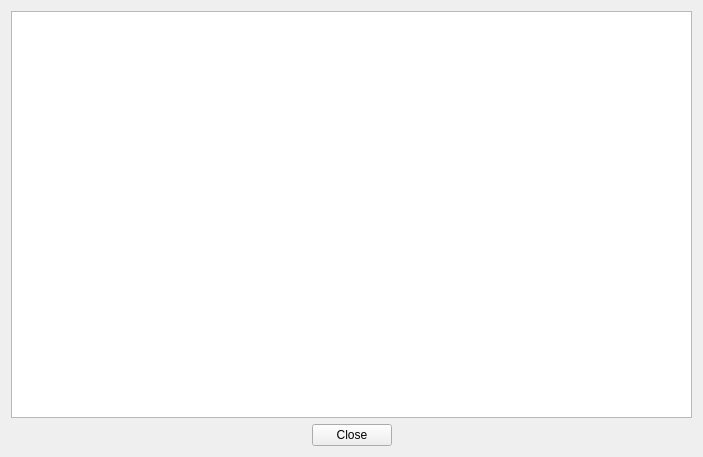
<?xml version="1.0" encoding="UTF-8"?>
<ui version="4.0">
 <class>SystemWidget</class>
 <widget class="QWidget" name="SystemWidget">
  <property name="geometry">
   <rect>
    <x>0</x>
    <y>0</y>
    <width>703</width>
    <height>457</height>
   </rect>
  </property>
  <property name="windowTitle">
   <string>SystemWidget</string>
  </property>
  <layout class="QVBoxLayout" name="verticalLayout">
   <item>
    <widget class="QListWidget" name="listWidget"/>
   </item>
   <item>
    <layout class="QHBoxLayout" name="horizontalLayout" stretch="0,0,0">
     <item>
      <spacer name="horizontalSpacer">
       <property name="orientation">
        <enum>Qt::Horizontal</enum>
       </property>
       <property name="sizeHint" stdset="0">
        <size>
         <width>40</width>
         <height>20</height>
        </size>
       </property>
      </spacer>
     </item>
     <item>
      <widget class="QPushButton" name="pushButton_close">
       <property name="text">
        <string>Close</string>
       </property>
      </widget>
     </item>
     <item>
      <spacer name="horizontalSpacer_2">
       <property name="orientation">
        <enum>Qt::Horizontal</enum>
       </property>
       <property name="sizeHint" stdset="0">
        <size>
         <width>40</width>
         <height>20</height>
        </size>
       </property>
      </spacer>
     </item>
    </layout>
   </item>
  </layout>
 </widget>
 <resources/>
 <connections/>
</ui>
